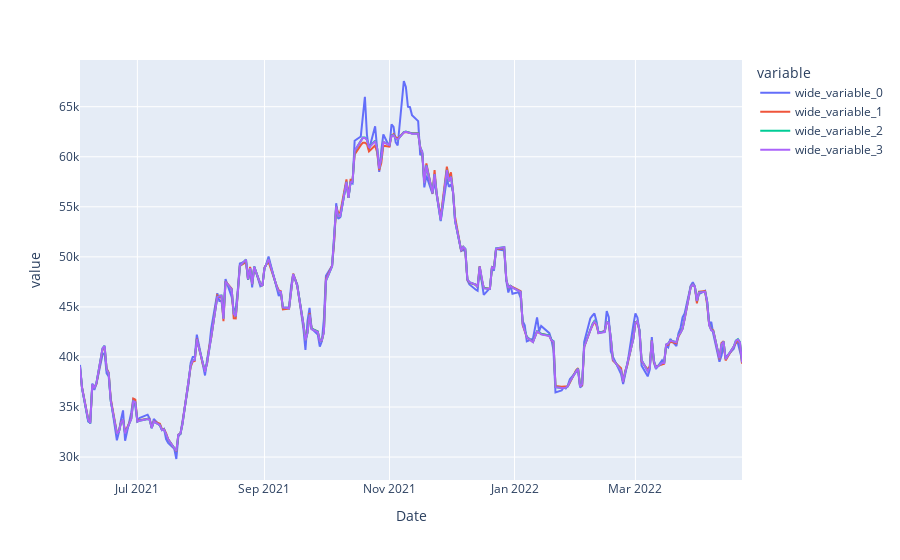

Notebook code for this chart:
### Code cell
df = pd.DataFrame(columns = ['MAE', 'MSE', 'R2'], index = ['300','2000', '3000'])
show_results(df, train_3, test_3, y_train_3, y_test_3,rf_se5, rf_se20,rf_se50)

### Figure 1 — Plotly figure (JSON) as saved in the notebook; plotly's stock layout.template omitted (floating-point values rounded to 4 significant figures; data arrays with more than 128 entries replaced by an {"elided": "..."} marker saying what was removed)
{"data": [{"hovertemplate": "variable=wide_variable_0<br>Date=%{x}<br>value=%{y}<extra></extra>", "legendgroup": "wide_variable_0", "line": {"color": "#636efa", "dash": "solid"}, "marker": {"symbol": "circle"}, "mode": "lines", "name": "wide_variable_0", "orientation": "v", "showlegend": true, "type": "scatter", "x": {"elided": "225 str values"}, "xaxis": "x", "y": {"elided": "225 float values"}, "yaxis": "y"}, {"hovertemplate": "variable=wide_variable_1<br>Date=%{x}<br>value=%{y}<extra></extra>", "legendgroup": "wide_variable_1", "line": {"color": "#EF553B", "dash": "solid"}, "marker": {"symbol": "circle"}, "mode": "lines", "name": "wide_variable_1", "orientation": "v", "showlegend": true, "type": "scatter", "x": {"elided": "225 str values"}, "xaxis": "x", "y": {"elided": "225 float values"}, "yaxis": "y"}, {"hovertemplate": "variable=wide_variable_2<br>Date=%{x}<br>value=%{y}<extra></extra>", "legendgroup": "wide_variable_2", "line": {"color": "#00cc96", "dash": "solid"}, "marker": {"symbol": "circle"}, "mode": "lines", "name": "wide_variable_2", "orientation": "v", "showlegend": true, "type": "scatter", "x": {"elided": "225 str values"}, "xaxis": "x", "y": {"elided": "225 float values"}, "yaxis": "y"}, {"hovertemplate": "variable=wide_variable_3<br>Date=%{x}<br>value=%{y}<extra></extra>", "legendgroup": "wide_variable_3", "line": {"color": "#ab63fa", "dash": "solid"}, "marker": {"symbol": "circle"}, "mode": "lines", "name": "wide_variable_3", "orientation": "v", "showlegend": true, "type": "scatter", "x": {"elided": "225 str values"}, "xaxis": "x", "y": {"elided": "225 float values"}, "yaxis": "y"}], "layout": {"legend": {"title": {"text": "variable"}, "tracegroupgap": 0}, "margin": {"t": 60}, "xaxis": {"anchor": "y", "domain": [0, 1], "title": {"text": "Date"}}, "yaxis": {"anchor": "x", "domain": [0, 1], "title": {"text": "value"}}}}
